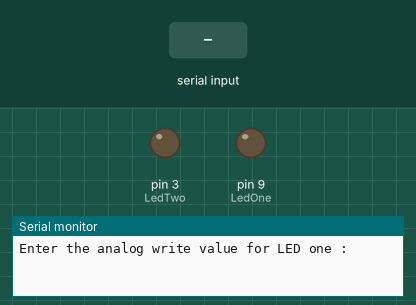
This sketch was run on a simulated Arduino Uno, built with avr-gcc and run on an emulated ATmega328P. On the bench: output pins drawn as LEDs (lit = HIGH), the last lines printed to the serial monitor. The inputs (shaded band) are chosen by the test bench.

Above: at 0.8 s.
0.9 s: "90,45\n" received over Serial
At 1.18 s:
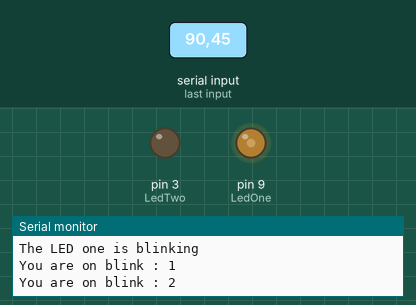
Timing chart, 0 to 9.9 s (numbered marks = the images above; inputs shaded):
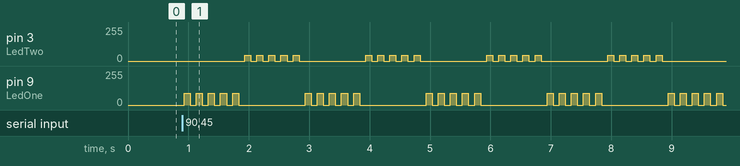

Measured:
- after the input at 0.9 s, pin 3 (LedTwo): 0/255 → 45/255 after 1.0 s, then repeats every 2.0 s: 4 × (0/255 0.10 s, 45/255 0.10 s), 0/255 1.1 s, 45/255 0.10 s; pin 9 (LedOne): 0/255 → 90/255 at once, then repeats every 2.0 s: 4 × (0/255 0.10 s, 90/255 0.10 s), 0/255 1.1 s, 90/255 0.10 s

The sketch:

Lesson-8.ino
```cpp
//Riadath Akib
//An LED blinking program and the program is set to take input ......
//.....from the user through the serial monitor

int LedOne = 9;
int LedTwo = 3;
int delayOneOn = 100;
int delayOneOff = 100;
int delayTwoOff = 100;
int delayTwoOn = 100;
int blinkLedOne = 5;
int blinkLedTwo = 5;
int writeValueOne;
int writeValueTwo;
String LEDone = "The LED one is blinking";
String LEDtwo = "The LED two is blinking";
String blinkNo = "You are on blink : ";


void setup() {

  Serial.begin(9600);
  pinMode(LedOne,OUTPUT);
  pinMode(LedTwo,OUTPUT);

  Serial.println("Enter the analog write value for LED one : ");
  while(Serial.available() == 0){}
  writeValueOne = Serial.parseInt();
   Serial.println("Enter the analog write value for LED two: ");
  while(Serial.available() == 0){}
  writeValueTwo = Serial.parseInt();
}

void loop() {
  Serial.println(LEDone);
  for(int i = 0;i < blinkLedOne;i++){
    Serial.print(blinkNo);
    Serial.println(i+1);
    analogWrite(LedOne,writeValueOne);
    delay(delayOneOn);
    analogWrite(LedOne,0);
    delay(delayOneOff);
  }
  Serial.print("\n");
  Serial.println(LEDtwo);
  for(int i = 0;i < blinkLedTwo;i++){
    Serial.print(blinkNo);
    Serial.println(i+1);
    analogWrite(LedTwo,writeValueTwo);
    delay(delayTwoOn);
    analogWrite(LedTwo,0);
    delay(delayTwoOff);
  }


}
```
